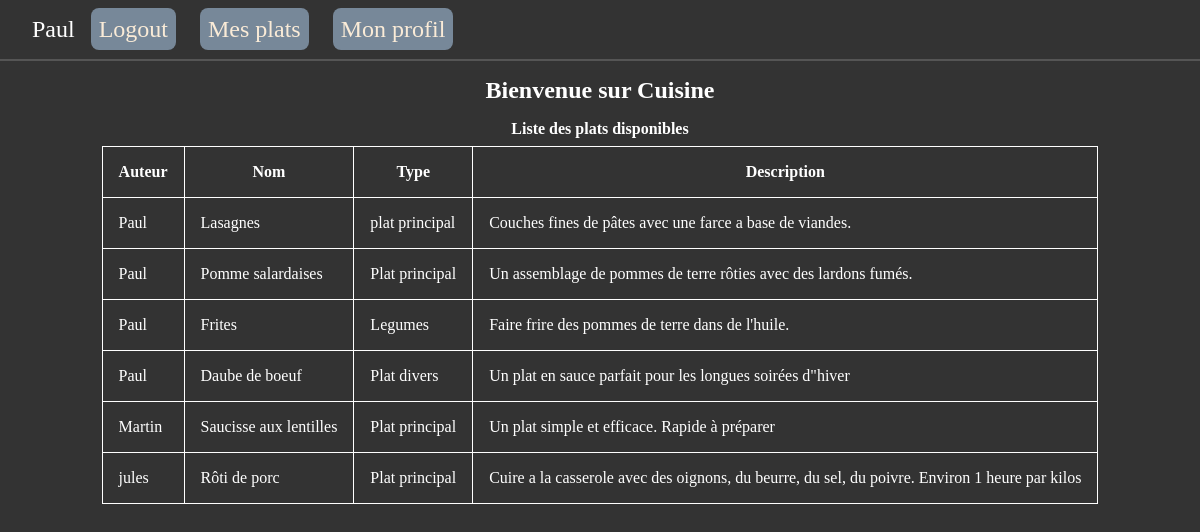
The page / (signed in) on the database its author committed.
### tables this page shows
CREATE TABLE `plats` (
    `id_plat` INT NOT NULL AUTO_INCREMENT,
    `nom` VARCHAR(150) NOT NULL,
    `type` VARCHAR(100) NOT NULL,
    `description` TEXT,
    `id_cuisinier` INT DEFAULT NULL,
    `id_categorie` INT DEFAULT NULL,
    PRIMARY KEY (`id_plat`),
    CONSTRAINT `plats_ibfk_cuisinier` FOREIGN KEY (`id_cuisinier`) REFERENCES `cuisiniers` (`id_cuisinier`) ON DELETE SET NULL,
    CONSTRAINT `plats_ibfk_categierie` FOREIGN KEY (`id_categorie`) REFERENCES `categories` (`id_categorie`) ON DELETE SET NULL
);

CREATE TABLE `cuisiniers` (
    `id_cuisinier` INT NOT NULL AUTO_INCREMENT,
    `nom` VARCHAR(100) NOT NULL,
    `specialite` VARCHAR(100) DEFAULT NULL,
    `email` VARCHAR(150) UNIQUE NOT NULL,
    `password` VARCHAR(255) NOT NULL,
    `avatar` VARCHAR(255) DEFAULT NULL,
    PRIMARY KEY (`id_cuisinier`)
);

### index.php (called while the page is built, shortened)
<?php
require("./include/pdo.php");
require("./include/auths.php");
require("./include/plats.php");
$allowedPages = [
    "home" => "./views/home.php",
    "register" => "./views/register.php",
    "login" => "./views/login.php",
    "logout" => "./views/logout.php",
    "profil" => "./views/profil.php",
    "plats" => "./views/plats.php",
    "addplats" => "./views/addplats.php",
    "editplats" => "./views/editplats.php",
    "delplats" => "./views/delplats.php"
];
$pageUrl = $allowedPages['home'];
require($pageUrl);

### include/plats.php (called while the page is built, shortened)
<?php
function getAllPlats($pdo) {
    $sql = "SELECT * FROM plats";
    $stmt = $pdo->prepare($sql);
    $state = $stmt->execute();
    if ($state) {
        $plats = $stmt->fetchAll();
        return $plats;
    }
    return [];
}

### include/auths.php (called while the page is built, shortened)
<?php
function getCuisinierById($pdo, $idCuisinier)
{
    $sql = "SELECT * FROM cuisiniers WHERE id_cuisinier = :id_cuisinier";
    $stmt = $pdo->prepare($sql);
    $state = $stmt->execute([":id_cuisinier" => $idCuisinier]);
    $cuisinier = $stmt->fetch();
    return $cuisinier;
}

### views/home.php (the view)
<?php
$plats = getAllPlats($pdo);
?>
<?php
require("./views/partials/head.php");
?>
<h1 class="title">Bienvenue sur Cuisine</h1>
<h2 class="subtitle">Liste des plats disponibles</h1>
<table>
    <thead>
        <tr>
            <th>Auteur</th>
            <th>Nom</th>
            <th>Type</th>
            <th>Description</th>
        </tr>
    </thead>
    <tbody>
        <?php foreach ($plats as $plat) { ?>
            <tr>
                <td><?= getCuisinierById($pdo, $plat["id_cuisinier"])['nom'] ?></td>
                <td><?= $plat["nom"] ?></td>
                <td><?= $plat["type"] ?></td>
                <td><?= $plat["description"] ?></td>
            </tr>
        <? } ?>
    </tbody>
</table>

### assets/css/style.css (style rules this page uses)
* { margin: 0; padding: 0; box-sizing: border-box; }
.title { font-size: 1.5rem; text-align: center; margin: 1rem 0; }
.subtitle { text-align: center; font-size: 1rem; margin: 0.5rem 0; }
table, th, td { border: 1px solid; }
td, th { padding: 1rem; }

### rows shown on the page
plats: id_cuisinier.nom "Paul", nom "Lasagnes", type "plat principal", description "Couches fines de pâtes avec une farce a base de viandes."
plats: id_cuisinier.nom "Paul", nom "Pomme salardaises", type "Plat principal", description "Un assemblage de pommes de terre rôties avec des lardons fumés."
plats: id_cuisinier.nom "Paul", nom "Frites", type "Legumes", description "Faire frire des pommes de terre dans de l'huile."
plats: id_cuisinier.nom "Paul", nom "Daube de boeuf", type "Plat divers", description "Un plat en sauce parfait pour les longues soirées d\"hiver"
plats: id_cuisinier.nom "Martin", nom "Saucisse aux lentilles", type "Plat principal", description "Un plat simple et efficace. Rapide à préparer"
plats: id_cuisinier.nom "jules", nom "Rôti de porc", type "Plat principal", description "Cuire a la casserole avec des oignons, du beurre, du sel, du poivre. Environ 1 heure par kilos"

### other values the page prints
$_SESSION["name"] "Paul"
